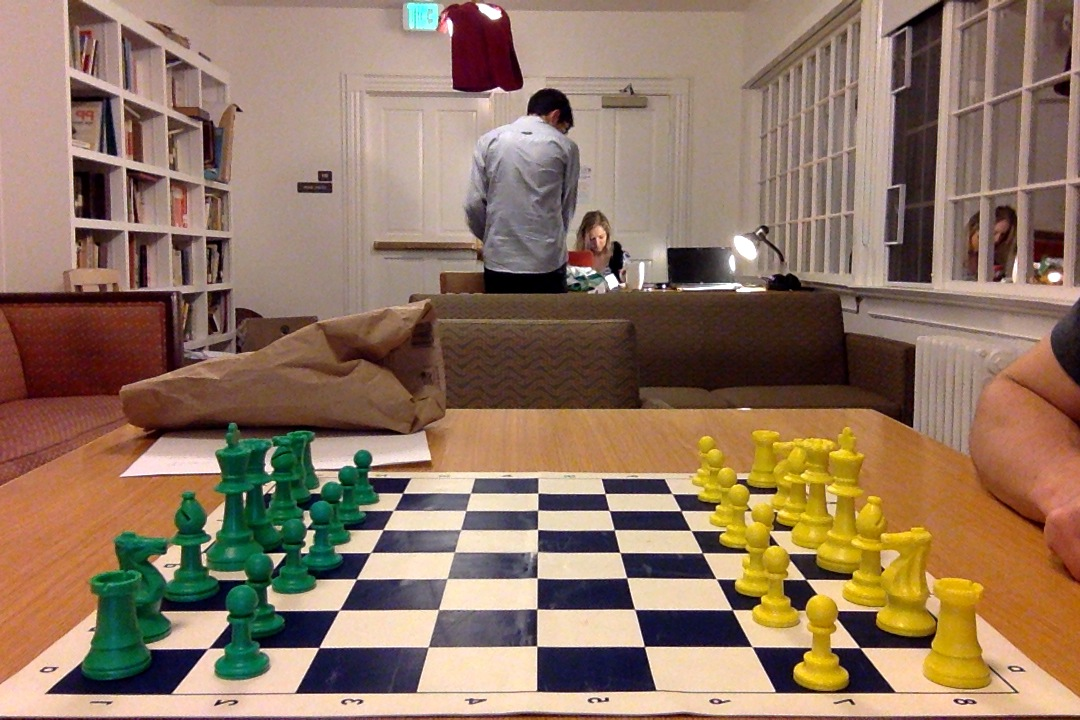
#> input picture data/p2/1.jpg, 1080 x 720 px
$ python hough_2.py
#> lines starting #> are read from the running program, lines starting #| are printed output that depends on the picture
### src/CVAnalysis.py
import os
from subprocess import call
from copy import deepcopy
from random import choice
import cv2
import numpy as np
from numpy import matrix, concatenate
from numpy.linalg import inv, pinv, svd
from sklearn.cluster import KMeans
from util import *


####################################################################################################
##############################[ --- IMAGE DIFFERENCE --- ]##########################################
####################################################################################################

# [25 lines left out: function get_image_diff, not called in this run]


####################################################################################################
##############################[ --- CORNER DETECTION/DESCRIPTION--- ]###############################
####################################################################################################

def get_harris_corners (image):
	"""
		Function: get_harris_corners
		----------------------------
		given an image, returns a list of cv2.KeyPoints representing
		the harris corners
	"""
	corner_detector = cv2.FeatureDetector_create ('HARRIS')
	return corner_detector.detect (image)


def get_sift_descriptors (image, kpts):
	"""
		Function: get_sift_descriptors
		------------------------------
		given an image and a list of keypoints, this returns
		(keypoints, descriptors), each a list
	"""
	sift_descriptor = cv2.DescriptorExtractor_create('SIFT')
	return sift_descriptor.compute (image, kpts)[1]


# [383 lines left out: functions get_hc_sd, get_P_rows, get_P, assemble_BIH, point_correspondences_to_BIH, cluster_points and 9 more, not called in this run]

### src/hough_2.py
import cv2
import numpy as np
import sklearn
import pickle
import CVAnalysis


num_pixels_away = 10

def euclidean_distance (p1, p2):
	return np.sqrt( (p1[0] - p2[0])**2 + ((p1[1] - p2[1])**2))


def point_avg (points_cluster):
	return np.mean([p[0] for p in points_cluster]), np.mean([p[1] for p in points_cluster])


# [146 lines left out: functions avg_close_points, avg_close_lines, avg_close_lines_2, rho_theta_to_abc, filter_by_slope, filter_by_slope_2 and 2 more, not called in this run]


if __name__ == '__main__':

	#=====[ Step 1: read in image ]=====
	image = cv2.imread ('../data/p2/1.jpg')
#> image is the input picture: shape (720, 1080, 3); mean B, G, R 97.3, 117.8, 144.4

	#=====[ Step 2: get harris corners	]=====
	hc = CVAnalysis.get_harris_corners (image)
#> hc = 821 keypoints; strongest (x, y, size): (664, 285, 3), (618, 551, 3), (754, 648, 3), (858, 647, 3)

	#=====[ Step 3: classify them	]=====
	sd = CVAnalysis.get_sift_descriptors (image, hc)
#> in get_sift_descriptors, `return sift_descriptor.compute (image, kpts)[1]`:
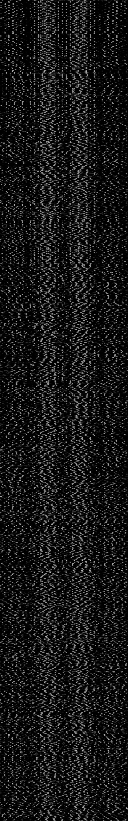
#> returned value: shape (821, 128) float32; min 0, max 194, mean 23.3
#> (the run stopped early here; a loop or call above may not have finished)

$ run again, with data/p2/10.jpg copied over data/p2/1.jpg
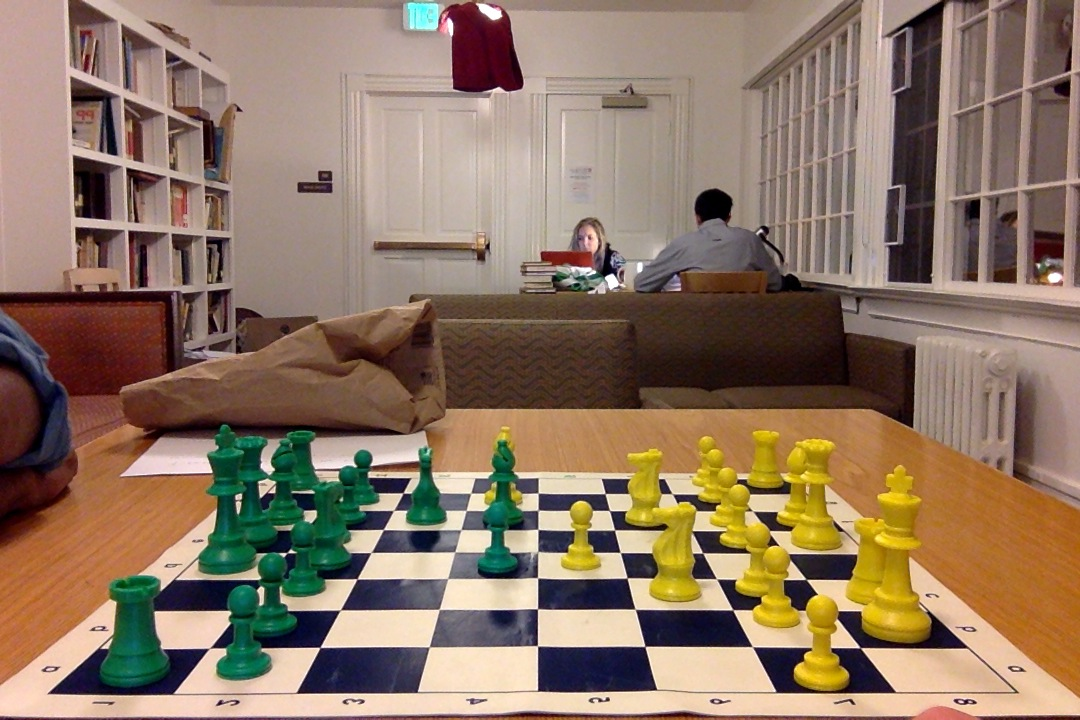
#> input picture data/p2/10.jpg, 1080 x 720 px
#> image is the input picture: shape (720, 1080, 3); mean B, G, R 99.4, 118.9, 141.7
#> hc = 971 keypoints; strongest (x, y, size): (816, 594, 3), (289, 552, 3), (622, 554, 3), (858, 647, 3)
#> in get_sift_descriptors, `return sift_descriptor.compute (image, kpts)[1]`:
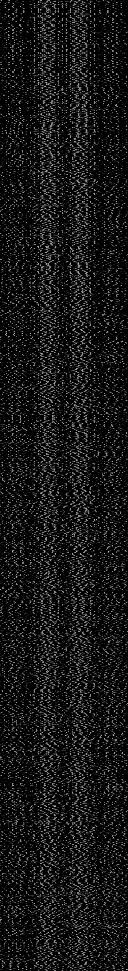
#> returned value: shape (971, 128) float32; min 0, max 188, mean 23.3
